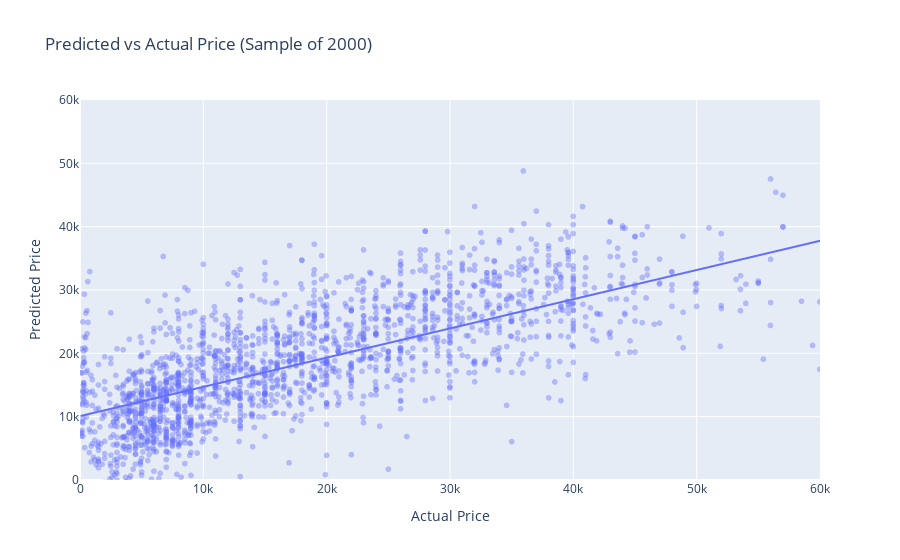

The notebook cell saved with this chart:
### Code cell
sample_idx = np.random.choice(len(y_test), size = 2000, replace=False)
fig = px.scatter(x = y_test.iloc[sample_idx], y = y_pred[sample_idx], labels = {"x": "Actual Price", "y": "Predicted Price"},
                 title = "Predicted vs Actual Price (Sample of 2000)",
                 opacity = 0.4, trendline = "ols")

fig.update_xaxes(range =[0,60000])
fig.update_yaxes(range = [0, 60000])
fig.show()

### Figure 1 — Plotly figure (JSON) as saved in the notebook; plotly's stock layout.template omitted (floating-point values rounded to 4 significant figures; data arrays with more than 128 entries replaced by an {"elided": "..."} marker saying what was removed)
{"data": [{"hovertemplate": "Actual Price=%{x}<br>Predicted Price=%{y}<extra></extra>", "legendgroup": "", "marker": {"color": "#636efa", "opacity": 0.4, "symbol": "circle"}, "mode": "markers", "name": "", "showlegend": false, "type": "scattergl", "x": {"elided": "2000 int values"}, "xaxis": "x", "y": {"elided": "2000 float values"}, "yaxis": "y"}, {"hovertemplate": "<b>OLS trendline</b><br>y = 0.461319 * x + 10091<br>R<sup>2</sup>=0.485186<br><br>Actual Price=%{x}<br>Predicted Price=%{y} <b>(trend)</b><extra></extra>", "legendgroup": "", "marker": {"color": "#636efa", "symbol": "circle"}, "mode": "lines", "name": "", "showlegend": false, "type": "scattergl", "x": {"elided": "2000 int values"}, "xaxis": "x", "y": {"elided": "2000 float values"}, "yaxis": "y"}], "layout": {"autosize": true, "legend": {"tracegroupgap": 0}, "title": {"text": "Predicted vs Actual Price (Sample of 2000)"}, "xaxis": {"anchor": "y", "domain": [0, 1], "range": [0, 60000], "title": {"text": "Actual Price"}, "type": "linear"}, "yaxis": {"anchor": "x", "domain": [0, 1], "range": [0, 60000], "title": {"text": "Predicted Price"}, "type": "linear"}}}
